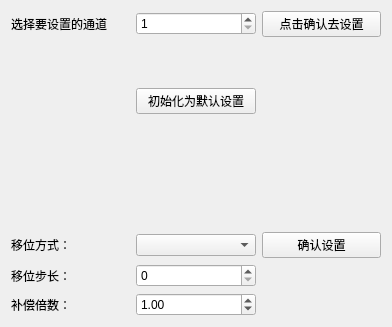
<?xml version="1.0" encoding="UTF-8"?>
<ui version="4.0">
 <class>LouKongProcessTool</class>
 <widget class="QWidget" name="LouKongProcessTool">
  <property name="geometry">
   <rect>
    <x>0</x>
    <y>0</y>
    <width>392</width>
    <height>327</height>
   </rect>
  </property>
  <property name="windowTitle">
   <string>Form</string>
  </property>
  <layout class="QGridLayout" name="gridLayout">
   <item row="3" column="1">
    <widget class="QComboBox" name="comboBox_shiftType"/>
   </item>
   <item row="3" column="0">
    <widget class="QLabel" name="label_2">
     <property name="text">
      <string>移位方式：</string>
     </property>
    </widget>
   </item>
   <item row="0" column="1">
    <widget class="QSpinBox" name="spinBox_sensorIndex">
     <property name="minimum">
      <number>1</number>
     </property>
     <property name="maximum">
      <number>99999</number>
     </property>
    </widget>
   </item>
   <item row="5" column="1">
    <widget class="QDoubleSpinBox" name="doubleSpinBox">
     <property name="minimum">
      <double>-99.000000000000000</double>
     </property>
     <property name="maximum">
      <double>99.000000000000000</double>
     </property>
     <property name="singleStep">
      <double>0.100000000000000</double>
     </property>
     <property name="value">
      <double>1.000000000000000</double>
     </property>
    </widget>
   </item>
   <item row="3" column="2">
    <widget class="QPushButton" name="pushButton_confirmCurrentSetting">
     <property name="text">
      <string>确认设置</string>
     </property>
    </widget>
   </item>
   <item row="5" column="0">
    <widget class="QLabel" name="label_4">
     <property name="text">
      <string>补偿倍数：</string>
     </property>
    </widget>
   </item>
   <item row="0" column="0">
    <widget class="QLabel" name="label">
     <property name="text">
      <string>选择要设置的通道</string>
     </property>
    </widget>
   </item>
   <item row="4" column="1">
    <widget class="QSpinBox" name="spinBox_shiftSteps">
     <property name="minimum">
      <number>0</number>
     </property>
     <property name="maximum">
      <number>4096</number>
     </property>
    </widget>
   </item>
   <item row="2" column="0">
    <widget class="QLabel" name="label_showSensorIndex">
     <property name="minimumSize">
      <size>
       <width>0</width>
       <height>60</height>
      </size>
     </property>
     <property name="maximumSize">
      <size>
       <width>16777215</width>
       <height>60</height>
      </size>
     </property>
     <property name="text">
      <string/>
     </property>
    </widget>
   </item>
   <item row="4" column="0">
    <widget class="QLabel" name="label_3">
     <property name="text">
      <string>移位步长：</string>
     </property>
    </widget>
   </item>
   <item row="0" column="2">
    <widget class="QPushButton" name="pushButton">
     <property name="text">
      <string>点击确认去设置</string>
     </property>
    </widget>
   </item>
   <item row="1" column="0">
    <spacer name="verticalSpacer">
     <property name="orientation">
      <enum>Qt::Orientation::Vertical</enum>
     </property>
     <property name="sizeHint" stdset="0">
      <size>
       <width>20</width>
       <height>40</height>
      </size>
     </property>
    </spacer>
   </item>
   <item row="1" column="1">
    <widget class="QPushButton" name="pushButton_turnToDefaultSetting">
     <property name="text">
      <string>初始化为默认设置</string>
     </property>
    </widget>
   </item>
  </layout>
 </widget>
 <resources/>
 <connections/>
</ui>
